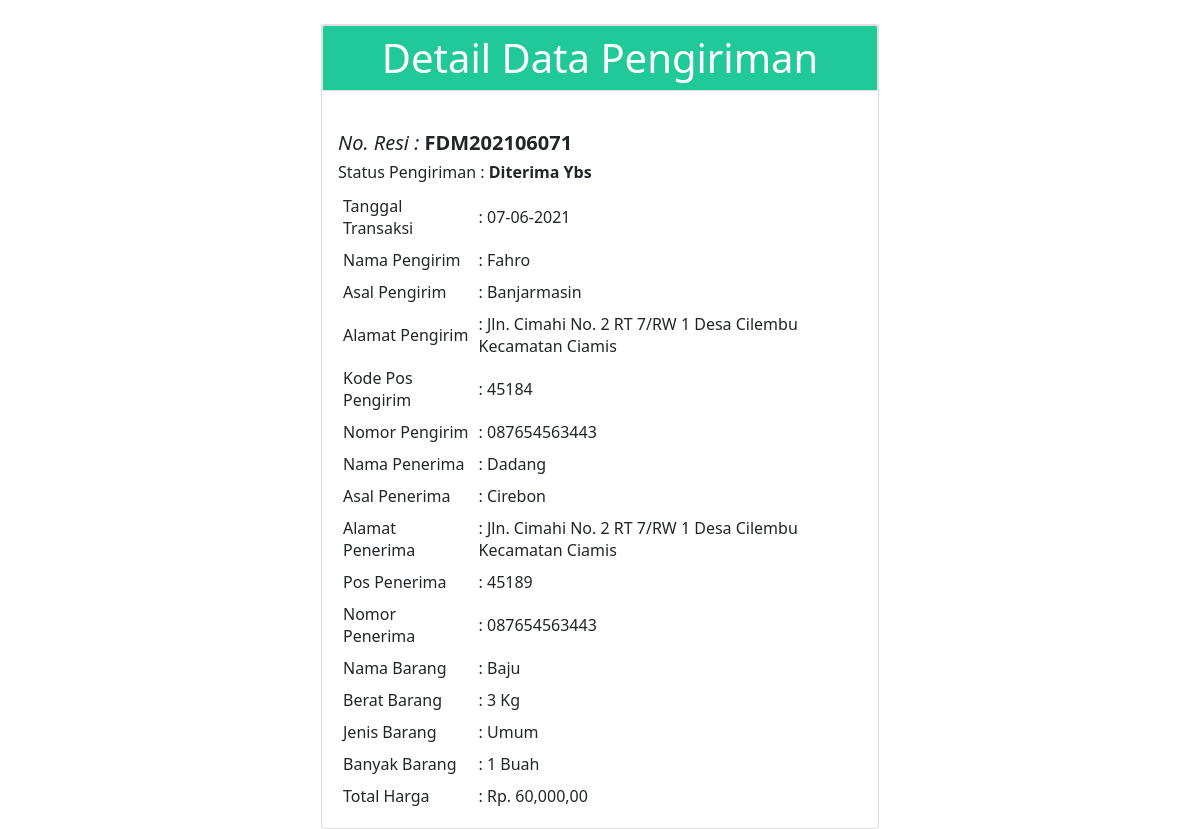
The page /admin/detaildata.php?no_resi=FDM202106071 on the database its author committed.
### tables this page shows
CREATE TABLE `order` (
  `id` int(11) NOT NULL,
  `no_resi` varchar(50) NOT NULL,
  `tgl_transaksi` varchar(25) NOT NULL,
  `nama_pengirim` varchar(100) NOT NULL,
  `asal_pengirim` varchar(50) NOT NULL,
  `alamat_pengirim` varchar(500) NOT NULL,
  `pos_pengirim` varchar(10) NOT NULL,
  `nomor_pengirim` varchar(25) NOT NULL,
  `nama_penerima` varchar(100) NOT NULL,
  `asal_penerima` varchar(50) NOT NULL,
  `alamat_penerima` varchar(500) NOT NULL,
  `pos_penerima` varchar(10) NOT NULL,
  `nomor_penerima` varchar(25) NOT NULL,
  `nama_barang` varchar(50) NOT NULL,
  `berat_barang` varchar(10) NOT NULL,
  `jenis_barang` varchar(30) NOT NULL,
  `banyak_barang` varchar(5) NOT NULL,
  `total_transaksi` varchar(50) NOT NULL,
  `status` varchar(100) NOT NULL
);

### admin/functions.php (called while the page is built, shortened)
<?php
function rupiah($harga)
{
    $hasil = "Rp. " . number_format($harga, '2', ',', ',');
    return $hasil;
}

### admin/detaildata.php (the view, shortened to what this page needs)
<?php
if (isset($_GET['no_resi'])) {
    $no_resi = $_GET['no_resi'];
} else {
    die("Error. No No. Resi Selected!");
}
require "functions.php";
$query = mysqli_query($conn, "SELECT * FROM `order` WHERE no_resi = '$no_resi'");
$result = mysqli_fetch_array($query);
?>
<html>
<head>
    <link rel="stylesheet" type="text/css" href="css/style2.css">
</head>
<body>
    <div class="wrap">
        <div class="container">
            <div class="position-relative">
                <div class="d-flex justify-content-center mt-4">
                    <div class="col-md-6">
                        <div class="card text-black" style="background-color: white;">
                            <h1 class="card-header border border-black text-center text-white" style="background-color: #20c997;">Detail Data Pengiriman</h1>
                            <div class="card-body">
                                <br>
                                <h5><i>No. Resi :</i> <b><?php echo $no_resi ?></b></h5>
                                <h6>Status Pengiriman : <b><?php echo $result['status'] ?></b></h6>
                                <table border="0" cellpadding="5">
                                    <tr>
                                        <td size="90">Tanggal Transaksi</td>
                                        <td>: <?php echo $result['tgl_transaksi'] ?></td>
                                    </tr>
                                    <tr>
                                        <td size="90">Nama Pengirim</td>
                                        <td>: <?php echo $result['nama_pengirim'] ?></td>
                                    </tr>
                                    <tr>
                                        <td>Asal Pengirim</td>
                                        <td>: <?php echo $result['asal_pengirim'] ?></td>
                                    </tr>
                                    <tr>
                                        <td>Alamat Pengirim</td>
                                        <td>: <?php echo $result['alamat_pengirim'] ?></td>
                                    </tr>
                                    <tr>
                                        <td>Kode Pos Pengirim</td>
                                        <td>: <?php echo $result['pos_pengirim'] ?></td>
                                    </tr>
                                    <tr>
                                        <td>Nomor Pengirim</td>
                                        <td>: <?php echo $result['nomor_pengirim'] ?></td>
                                    </tr>
                                    <tr>
                                        <td>Nama Penerima</td>
                                        <td>: <?php echo $result['nama_penerima'] ?></td>
                                    </tr>
                                    <tr>
                                        <td>Asal Penerima</td>
                                        <td>: <?php echo $result['asal_penerima'] ?></td>
                                    </tr>
                                    <tr>
                                        <td>Alamat Penerima</td>
                                        <td>: <?php echo $result['alamat_penerima'] ?></td>
                                    </tr>
                                    <tr>
                                        <td>Pos Penerima</td>
                                        <td>: <?php echo $result['pos_penerima'] ?></td>
                                    </tr>
                                    <tr>
                                        <td>Nomor Penerima</td>
                                        <td>: <?php echo $result['nomor_penerima'] ?></td>
                                    </tr>
                                    <tr>
                                        <td>Nama Barang</td>
                                        <td>: <?php echo $result['nama_barang'] ?></td>
                                    </tr>
                                    <tr>
                                        <td>Berat Barang</td>
                                        <td>: <?php echo $result['berat_barang'] ?> Kg</td>
                                    </tr>
                                    <tr>
                                        <td>Jenis Barang</td>
                                        <td>: <?php echo $result['jenis_barang'] ?></td>
                                    </tr>
                                    <tr>
                                        <td>Banyak Barang</td>
                                        <td>: <?php echo $result['banyak_barang'] ?> Buah</td>
                                    </tr>
                                    <tr>
                                        <td>Total Harga</td>
                                        <td>: <?php echo rupiah($result['total_transaksi']) ?></td>
                                    </tr>
                                </table>
                        </div>
                    </div>
                </div>
            </div>
        </div>
</body>
</html>

### rows shown on the page
order: status "Diterima Ybs", tgl_transaksi "07-06-2021", nama_pengirim "Fahro", asal_pengirim "Banjarmasin", alamat_pengirim "Jln. Cimahi No. 2 RT 7/RW 1 Desa Cilembu Kecamatan Ciamis", pos_pengirim "45184", nomor_pengirim "087654563443", nama_penerima "Dadang", asal_penerima "Cirebon", alamat_penerima "Jln. Cimahi No. 2 RT 7/RW 1 Desa Cilembu Kecamatan Ciamis", pos_penerima "45189", nomor_penerima "087654563443", nama_barang "Baju", berat_barang "3", jenis_barang "Umum", banyak_barang "1", total_transaksi "Rp. 60,000,00"

### other values the page prints
$no_resi "FDM202106071"
